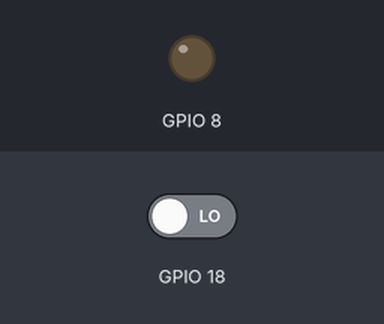
Simulated run of this program. Board: Raspberry Pi (BCM pin numbers). On the bench: output pins drawn as LEDs (lit = HIGH). The test bench sets the inputs (shaded band); at power-on: GPIO 18 LOW.

Above: at 1.2 s.
1.3 s: GPIO 18 driven HIGH
At 2.0 s:
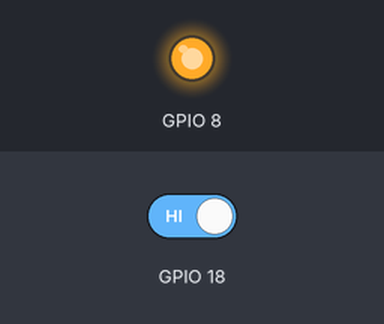
2.8 s: GPIO 18 driven LOW
At 3.1 s:
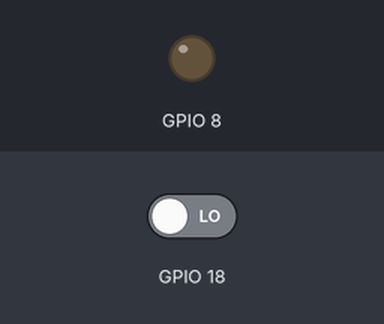
Timing chart, 0 to 5.8 s (numbered marks = the images above; inputs shaded):
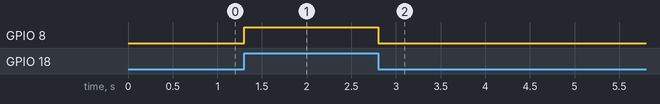

The program:

periphery_io.py
```python
from periphery import GPIO

# 根据具体板卡的LED灯和按键连接修改使用的Chip和Line
LED_CHIP = "/dev/gpiochip0"
LED_LINE_OFFSET = 8

BUTTON_CHIP = "/dev/gpiochip0"
BUTTON_LINE_OFFSET = 18

led = GPIO(LED_CHIP, LED_LINE_OFFSET, "out")
button = GPIO(BUTTON_CHIP, BUTTON_LINE_OFFSET, "in")

try:
    while True:
        led.write(button.read())
finally:
    led.write(True)
    led.close()
    button.close()
```

Measured:
- after the input at 1.3 s, GPIO 8: LOW → HIGH at once
- after the input at 2.8 s, GPIO 8: HIGH → LOW at once
